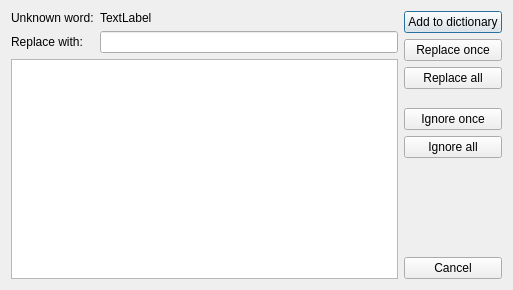
<?xml version="1.0" encoding="UTF-8"?>
<ui version="4.0">
 <class>CSpellCheckDialog</class>
 <widget class="QDialog" name="CSpellCheckDialog">
  <property name="geometry">
   <rect>
    <x>0</x>
    <y>0</y>
    <width>513</width>
    <height>290</height>
   </rect>
  </property>
  <property name="windowTitle">
   <string>Spell checker</string>
  </property>
  <property name="windowIcon">
   <iconset resource="inyokaeditresources.qrc">
    <normaloff>:/images/inyokaedit_64x64.png</normaloff>:/images/inyokaedit_64x64.png</iconset>
  </property>
  <property name="locale">
   <locale language="English" country="UnitedKingdom"/>
  </property>
  <layout class="QGridLayout" name="gridLayout">
   <item row="0" column="0">
    <widget class="QLabel" name="label">
     <property name="text">
      <string>Unknown word:</string>
     </property>
    </widget>
   </item>
   <item row="0" column="1">
    <widget class="QLabel" name="lblUnknownWord">
     <property name="sizePolicy">
      <sizepolicy hsizetype="Expanding" vsizetype="Preferred">
       <horstretch>0</horstretch>
       <verstretch>0</verstretch>
      </sizepolicy>
     </property>
     <property name="text">
      <string>TextLabel</string>
     </property>
    </widget>
   </item>
   <item row="1" column="0">
    <widget class="QLabel" name="label_2">
     <property name="text">
      <string>Replace with:</string>
     </property>
    </widget>
   </item>
   <item row="1" column="1" colspan="2">
    <widget class="QLineEdit" name="ledtReplaceWith"/>
   </item>
   <item row="2" column="0" colspan="3">
    <widget class="QListWidget" name="listWidget">
     <property name="editTriggers">
      <set>QAbstractItemView::NoEditTriggers</set>
     </property>
     <property name="showDropIndicator" stdset="0">
      <bool>false</bool>
     </property>
    </widget>
   </item>
   <item row="0" column="3" rowspan="3">
    <layout class="QVBoxLayout" name="verticalLayout">
     <item>
      <widget class="QPushButton" name="btnAddToDict">
       <property name="text">
        <string>Add to dictionary</string>
       </property>
      </widget>
     </item>
     <item>
      <widget class="QPushButton" name="btnReplaceOnce">
       <property name="text">
        <string>Replace once</string>
       </property>
      </widget>
     </item>
     <item>
      <widget class="QPushButton" name="btnReplaceAll">
       <property name="text">
        <string>Replace all</string>
       </property>
      </widget>
     </item>
     <item>
      <spacer name="verticalSpacer_2">
       <property name="orientation">
        <enum>Qt::Vertical</enum>
       </property>
       <property name="sizeType">
        <enum>QSizePolicy::Fixed</enum>
       </property>
       <property name="sizeHint" stdset="0">
        <size>
         <width>20</width>
         <height>13</height>
        </size>
       </property>
      </spacer>
     </item>
     <item>
      <widget class="QPushButton" name="btnIgnoreOnce">
       <property name="text">
        <string>Ignore once</string>
       </property>
      </widget>
     </item>
     <item>
      <widget class="QPushButton" name="btnIgnoreAll">
       <property name="text">
        <string>Ignore all</string>
       </property>
      </widget>
     </item>
     <item>
      <spacer name="verticalSpacer">
       <property name="orientation">
        <enum>Qt::Vertical</enum>
       </property>
       <property name="sizeHint" stdset="0">
        <size>
         <width>20</width>
         <height>240</height>
        </size>
       </property>
      </spacer>
     </item>
     <item>
      <widget class="QPushButton" name="btnCancel">
       <property name="text">
        <string>Cancel</string>
       </property>
      </widget>
     </item>
    </layout>
   </item>
  </layout>
 </widget>
 <resources>
  <include location="inyokaeditresources.qrc"/>
 </resources>
 <connections/>
</ui>
